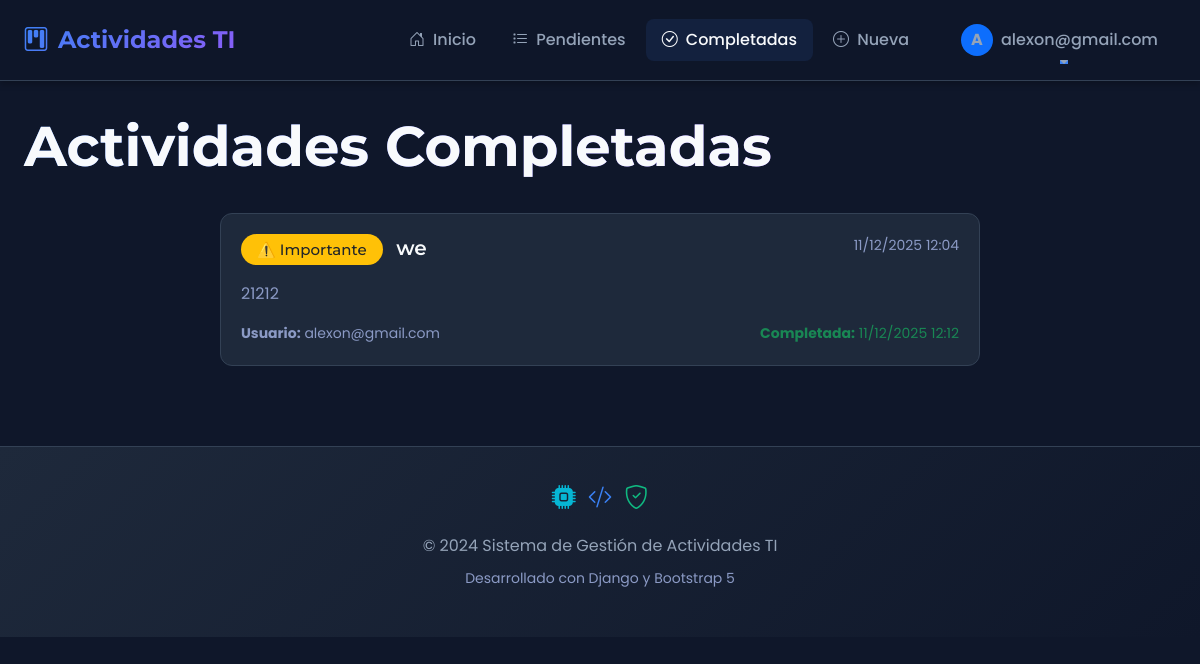
Page /actividades/completadas/ (signed in) on the earlier database version.
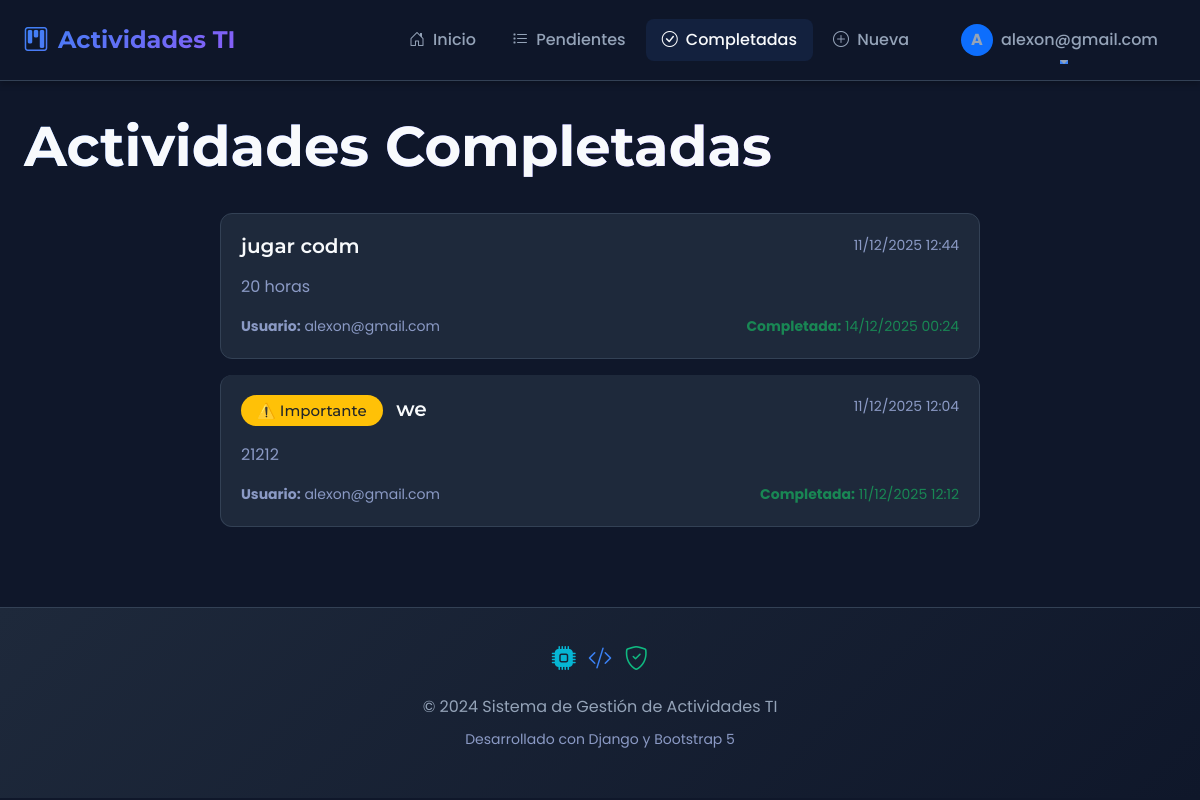
Same page on the later database version.
### ti/models.py (models this page shows, shortened)
class Task(models.Model):
    title=models.CharField(max_length=100)
    description = models.TextField(blank=True)
    created=models.DateTimeField(auto_now_add=True)
    datecompleted = models.DateTimeField(null=True,blank=True)
    important=models.BooleanField(default=False)
    user=models.ForeignKey(User,on_delete=models.CASCADE)

### ti/views.py (the view)
# urls.py: path('actividades/completadas/',views.tasks_completed,name='actividades_completadas'),
@login_required
def tasks_completed(request):
    tasks=Task.objects.filter(user=request.user,datecompleted__isnull=False).order_by('-datecompleted')
    return render(request,'actividades.html',{'tasks':tasks,'tipopagina':'Actividades Completadas'})

### ti/templates/actividades.html (shortened to what this page needs)
{% extends 'base.html' %}
{% block content %}
<main class="container-main">
    <div class="d-flex justify-content-between align-items-center mb-4">
        <h1 class="display-4" style="color: var(--primary-color);">
            {{ tipopagina }}
        </h1>
    </div>
    {% if tasks %}
        <div class="row">
            <div class="col-lg-8 offset-lg-2">
                <div class="list-group">
                    {% for task in tasks %}
                        <a href="{% url 'detalle_actividad' task.id %}" class="list-group-item list-group-item-action">
                            <div class="d-flex justify-content-between align-items-start mb-2">
                                <div class="flex-grow-1">
                                    {% if task.important %}
                                        <h5 class="mb-2">
                                            <span class="badge bg-warning text-dark me-2">⚠️ Importante</span>
                                            <span style="color: var(--success-color); font-weight: 600;">{{ task.title }}</span>
                                        </h5>
                                    {% else %}
                                        <h5 class="mb-2" style="color: var(--text-dark); font-weight: 600;">{{ task.title }}</h5>
                                    {% endif %}
                                </div>
                                <small class="text-muted">{{ task.created|date:"d/m/Y H:i" }}</small>
                            </div>
                            {% if task.description %}
                                <p class="mb-2 text-muted">{{ task.description|truncatewords:20 }}</p>
                            {% else %}
                                <p class="mb-2 text-muted fst-italic">Sin descripción</p>
                            {% endif %}
                            <div class="d-flex justify-content-between align-items-center mt-3">
                                <small class="text-muted">
                                    <strong>Usuario:</strong> {{ task.user.username }}
                                </small>
                                {% if task.datecompleted %}
                                    <small class="text-success">
                                        <strong>Completada:</strong> {{ task.datecompleted|date:"d/m/Y H:i" }}
                                    </small>
                                {% endif %}
                            </div>
                        </a>
                    {% endfor %}
                </div>
            </div>
        </div>
    {% endif %}
</main>
{% endblock %}

Differences in the rows shown:
now on this page (row edited): Task: title "jugar codm", created "11/12/2025 12:44", description "20 horas", user.username "alexon@gmail.com", datecompleted "14/12/2025 00:24"
